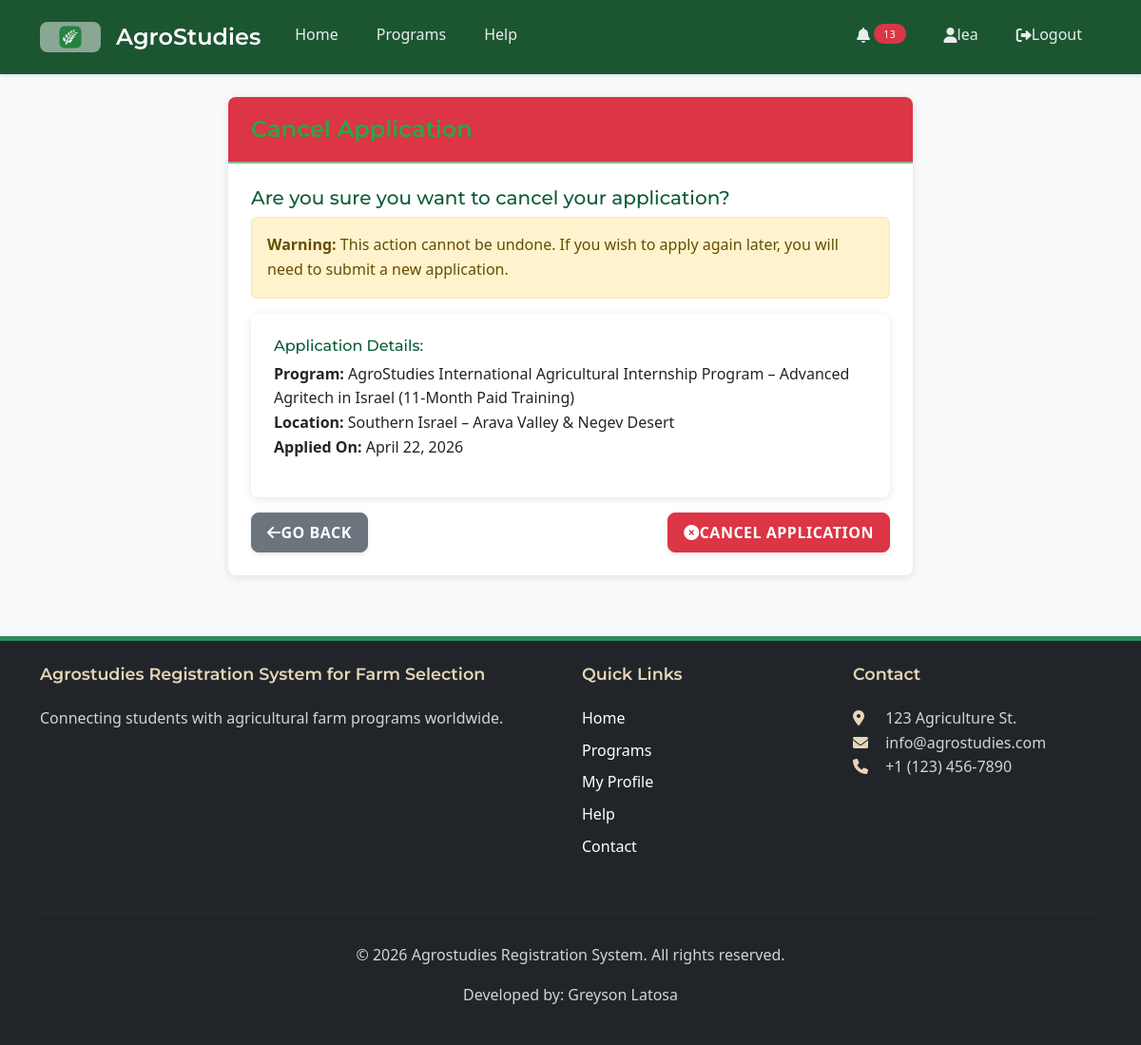
The app's page /candidates/52/cancel/ (signed in) with its own data.
### core/models.py (models this page shows, shortened)
class Candidate(models.Model):
    DRAFT = 'Draft'
    MISSING_DOCS = 'Missing_Docs'
    VALIDATED = 'Validated'
    APPROVED = 'Approved'
    REJECTED = 'Rejected'
    STATUS_CHOICES = [
        (DRAFT, 'Draft (Saved)'),
        (MISSING_DOCS, 'Missing Documents'),
        (VALIDATED, 'Validated - Ready for Farm Assignment'),
        (APPROVED, 'Approved'),
        (REJECTED, 'Rejected'),
    ]
    passport_number = models.CharField(max_length=20, blank=True)  # Allow blank for incomplete profiles
    first_name = models.CharField(max_length=100, blank=True, default='')  # Allow blank for incomplete profiles
    last_name = models.CharField(max_length=100, blank=True, default='')  # Allow blank for incomplete profiles
    email = models.EmailField(blank=True, null=True)
    phone_number = models.CharField(max_length=20, blank=True, null=True, verbose_name="Phone Number")
    address = models.TextField(blank=True, null=True, verbose_name="Address")
    date_of_birth = models.DateField(blank=True, null=True)  # Allow null for incomplete profiles
    country_of_birth = models.CharField(max_length=100, blank=True)  # Allow blank for incomplete profiles
    nationality = models.CharField(max_length=100, blank=True)  # Allow blank for incomplete profiles
    religion = models.CharField(max_length=100, blank=True, null=True)
    father_name = models.CharField(max_length=100, blank=True, null=True)
    mother_name = models.CharField(max_length=100, blank=True, null=True)
    passport_issue_date = models.DateField(blank=True, null=True)  # Allow null for incomplete profiles
    passport_expiry_date = models.DateField(blank=True, null=True)  # Allow null for incomplete profiles
    place_of_issue = models.CharField(max_length=100, blank=True, null=True, verbose_name="Place of Issue")
    GENDER_CHOICES = [
        ('Male', 'Male'),
        ('Female', 'Female'),
        ('Other', 'Other'),
    ]
    gender = models.CharField(max_length=10, choices=GENDER_CHOICES, blank=True)  # Allow blank for incomplete profiles
    shoes_size = models.CharField(max_length=10, blank=True, null=True)
    shirt_size = models.CharField(max_length=10, blank=True, null=True)
    EDUCATION_LEVEL_CHOICES = [
        ('high_school', 'High School'),
        ('bachelor', "Bachelor's Degree"),
        ('master', "Master's Degree"),
        ('phd', 'PhD'),
        ('other', 'Other'),
    ]
    university = models.CharField(max_length=200, blank=True, null=True, verbose_name="University")
    year_graduated = models.IntegerField(blank=True, null=True)
    highest_education_level = models.CharField(max_length=20, choices=EDUCATION_LEVEL_CHOICES, blank=True, null=True, verbose_name="Highest Education Level")
    field_of_study = models.CharField(max_length=100, blank=True, null=True, verbose_name="Field of Study")
    graduation_year = models.IntegerField(blank=True, null=True, verbose_name="Graduation Year")
    specialization = models.CharField(max_length=100, blank=True)  # Allow blank for incomplete profiles
    secondary_specialization = models.CharField(max_length=100, blank=True, null=True)
    SMOKING_CHOICES = [
        ('Never', 'Never'),
        ('Sometimes', 'Sometimes'),
        ('Often', 'Often'),
    ]
    smokes = models.CharField(max_length=10, choices=SMOKING_CHOICES, default='Never')
    job_experience = models.TextField(
        blank=True,
        null=True,
        verbose_name="Job Experience",
        help_text="Describe your relevant work/job experience"
    )
    program = models.ForeignKey(AgricultureProgram, on_delete=models.SET_NULL, null=True, blank=True, related_name='candidates')
    status = models.CharField(max_length=20, choices=STATUS_CHOICES, default=DRAFT)
    created_at = models.DateTimeField(auto_now_add=True)
    updated_at = models.DateTimeField(auto_now=True)
    middle_initial = models.CharField(max_length=5, blank=True, null=True, verbose_name="Middle Initial")
    HEALTH_CHOICES = [
        ('Excellent', 'Excellent'),
        ('Fair', 'Fair'),
        ('Poor', 'Poor'),
    ]
    health_condition = models.CharField(max_length=20, choices=HEALTH_CHOICES, blank=True, null=True, verbose_name="Health Condition")
    health_remarks = models.TextField(blank=True, null=True, verbose_name="Health Remarks")
    profile_image = models.ImageField(upload_to='candidate_images/', blank=True, null=True, verbose_name="Profile Image")
    license_scan = models.FileField(upload_to='candidate_licenses/', blank=True, null=True, verbose_name="License Scan")
    passport_scan = models.FileField(upload_to='passports/', blank=True, null=True, verbose_name="Passport Scan")
    academic_certificate = models.FileField(upload_to='candidate_certificates/', blank=True, null=True, verbose_name="Academic Certificate")
    tor = models.FileField(upload_to='documents/tor/', blank=True, null=True, verbose_name="Transcript of Records (TOR)")
    nc2_tesda = models.FileField(upload_to='documents/tesda/', blank=True, null=True, verbose_name="NC2 from TESDA")
    diploma = models.FileField(upload_to='documents/diploma/', blank=True, null=True, verbose_name="Diploma")
    good_moral = models.FileField(upload_to='documents/moral/', blank=True, null=True, verbose_name="Good Moral Character")
    nbi_clearance = models.FileField(upload_to='documents/nbi/', blank=True, null=True, verbose_name="NBI Clearance")
    document_deadline = models.DateTimeField(blank=True, null=True, verbose_name="Document Upload Deadline",
        help_text="Deadline for applicant to upload missing documents")
    missing_documents_note = models.TextField(blank=True, verbose_name="Missing Documents/Fields",
        help_text="List of missing documents or required fields")
    assigned_farm = models.CharField(max_length=200, blank=True, verbose_name="Assigned Farm Location")
    farm_assignment_date = models.DateField(blank=True, null=True, verbose_name="Farm Assignment Date")
    created_by = models.ForeignKey(User, on_delete=models.CASCADE, related_name='created_candidates')
    class Meta:
        pass

class AgricultureProgram(models.Model):
    title = models.CharField(max_length=200)
    description = models.TextField()
    start_date = models.DateField()
    country = models.CharField(max_length=100, help_text='Country where the program is located')
    location = models.CharField(max_length=100, help_text='Specific location within the country')
    capacity = models.PositiveIntegerField()
    registration_deadline = models.DateTimeField(blank=True, null=True,
        help_text='Deadline for program registration. If not set, registration will be open until start date.')
    image = models.ImageField(upload_to='program_images/', blank=True, null=True, help_text='Program/Farm image')
    is_featured = models.BooleanField(default=False, help_text='Display on landing page as featured program')
    created_at = models.DateTimeField(auto_now_add=True)
    updated_at = models.DateTimeField(auto_now=True)
    GENDER_REQUIREMENT_CHOICES = [
        ('Any', 'Any'),
        ('Male', 'Male Only'),
        ('Female', 'Female Only'),
    ]
    required_gender = models.CharField(max_length=10, choices=GENDER_REQUIREMENT_CHOICES, default='Any')
    requires_license = models.BooleanField(default=False, verbose_name="Requires International Driver's License")
    required_experience_years = models.PositiveIntegerField(
        default=0,
        verbose_name="Required Job Experience (Years)",
        help_text="Minimum years of relevant job experience required. Set to 0 if no experience required."
    )
    class Meta:
        ordering = ['-is_featured', '-created_at']

### core/views.py (the view, shortened to what this page needs)
# urls.py: path('candidates/<int:candidate_id>/cancel/', views.cancel_application, name='cancel_application'),
@login_required
def cancel_application(request, candidate_id):
    candidate = get_object_or_404(
        Candidate.objects.filter(
            Q(created_by=request.user) | Q(email=request.user.email),
            id=candidate_id
        )
    )
    return render(request, 'cancel_application.html', {'candidate': candidate})

### templates/cancel_application.html (shortened to what this page needs)
{% extends 'base.html' %}
{% block content %}
<div class="container mt-4">
    <div class="row justify-content-center">
        <div class="col-md-8">
            <div class="card">
                <div class="card-header bg-danger text-white">
                    <h4 class="card-title mb-0">Cancel Application</h4>
                </div>
                <div class="card-body">
                    <h5>Are you sure you want to cancel your application?</h5>
                    <div class="alert alert-warning">
                        <strong>Warning:</strong> This action cannot be undone. If you wish to apply again later, you will need to submit a new application.
                    </div>
                    <div class="card mb-3">
                        <div class="card-body">
                            <h6>Application Details:</h6>
                            <ul class="list-unstyled">
                                <li><strong>Program:</strong> {{ candidate.program.title }}</li>
                                <li><strong>Location:</strong> {{ candidate.program.location }}</li>
                                <li><strong>Applied On:</strong> {{ candidate.created_at|date:"F d, Y" }}</li>
                            </ul>
                        </div>
                    </div>
                    <form method="post">
                        <div class="d-flex justify-content-between">
                            <a href="{% url 'profile' %}" class="btn btn-secondary">
                                <i class="fas fa-arrow-left"></i> Go Back
                            </a>
                            <button type="submit" class="btn btn-danger">
                                <i class="fas fa-times-circle"></i> Cancel Application
                            </button>
                        </div>
                    </form>
                </div>
            </div>
        </div>
    </div>
</div>
{% endblock %}

### templates/base.html (shortened to what this page needs)
    {% load static %}
<!DOCTYPE html>
<html lang="en">
<head>
    <link href="https://cdn.jsdelivr.net/npm/bootstrap@5.3.0/dist/css/bootstrap.min.css" rel="stylesheet">
    <link rel="stylesheet" href="https://cdnjs.cloudflare.com/ajax/libs/font-awesome/6.0.0/css/all.min.css">
    <link rel="stylesheet" href="{% static 'css/theme.css' %}">
    <link rel="stylesheet" href="{% static 'css/main.css' %}">
    <link rel="stylesheet" href="{% static 'css/modal-animations.css' %}">
    <link rel="stylesheet" href="{% static 'css/login-animation.css' %}">
    <link rel="stylesheet" href="{% static 'css/register-enhanced.css' %}">
    <link rel="stylesheet" href="{% static 'css/mobile-enhancements.css' %}">
</head>
<body>
    <nav class="navbar navbar-expand-lg navbar-dark bg-dark">
        <div class="container">
            <div class="d-flex align-items-center">
                <a href="{% url 'index' %}" class="me-3">
                    <img src="{% static 'images/logo-agrostudies.png' %}" alt="AgroStudies Logo" class="navbar-logo" loading="lazy">
                </a>
                <a class="navbar-brand" href="{% url 'index' %}">AgroStudies</a>
            </div>
            <div class="collapse navbar-collapse" id="navbarNav">
                <ul class="navbar-nav me-auto">
                    <li class="nav-item">
                        <a class="nav-link" href="{% url 'index' %}">Home</a>
                    </li>
                    <li class="nav-item">
                        <a class="nav-link" href="{% url 'program_list' %}">Programs</a>
                    </li>
                    <li class="nav-item">
                        <a class="nav-link" href="{% url 'help' %}">Help</a>
                    </li>
                </ul>
                <ul class="navbar-nav ms-auto">
                    {% if user.is_authenticated %}
                        <li class="nav-item dropdown">
                            <a class="nav-link d-flex align-items-center h-100" href="#" id="notificationDropdown" role="button" data-bs-toggle="dropdown" aria-expanded="false">
                                <i class="fas fa-bell"></i>
                                {% if unread_notifications_count > 0 %}
                                    <span class="badge rounded-pill bg-danger ms-1" style="font-size: 0.65em; transform: translateY(-1px);">{{ unread_notifications_count }}</span>
                                {% endif %}
                            </a>
                        </li>
                        <li class="nav-item">
                            <a class="nav-link" href="{% url 'profile' %}">
                                <i class="fas fa-user"></i> {{ user.username }}
                            </a>
                        </li>
                        <li class="nav-item">
                            <a class="nav-link" href="{% url 'logout' %}">
                                <i class="fas fa-sign-out-alt"></i> Logout
                            </a>
                        </li>
                    {% endif %}
                </ul>
            </div>
        </div>
    </nav>
    <main class="container my-4">
        {% block content %}{% endblock %}
    </main>
    <footer class="bg-dark text-white py-4 mt-5">
        <div class="container">
            <div class="row">
                <div class="col-md-6">
                    <h5>Agrostudies Registration System for Farm Selection</h5>
                    <p>Connecting students with agricultural farm programs worldwide.</p>
                </div>
                <div class="col-md-3">
                    <h5>Quick Links</h5>
                    <ul class="list-unstyled">
                        <li><a href="{% url 'index' %}" class="text-white">Home</a></li>
                        <li><a href="{% url 'program_list' %}" class="text-white">Programs</a></li>
                        {% if user.is_authenticated %}
                            <li><a href="{% url 'profile' %}" class="text-white">My Profile</a></li>
                        {% else %}
                            <li><a href="#" data-bs-toggle="modal" data-bs-target="#loginModal" class="text-white">Login</a></li>
                            <li><a href="#" data-bs-toggle="modal" data-bs-target="#registerModal" class="text-white">Register</a></li>
                        {% endif %}
                        <li><a href="{% url 'help' %}" class="text-white">Help</a></li>
                        <li><a href="{% url 'contact' %}" class="text-white">Contact</a></li>
                    </ul>
                </div>
                <div class="col-md-3">
                    <h5>Contact</h5>
                    <address>
                        <i class="fas fa-map-marker-alt"></i> 123 Agriculture St.<br>
                        <i class="fas fa-envelope"></i> info@agrostudies.com<br>
                        <i class="fas fa-phone"></i> +1 (123) 456-7890
                    </address>
                </div>
            </div>
            <hr>
            <div class="text-center">
                <p>&copy; {% now "Y" %} Agrostudies Registration System. All rights reserved.</p>
                <p>Developed by: Greyson Latosa</p>
            </div>
        </div>
    </footer>
</body>
</html>

### records on screen
Candidate: program "AgroStudies International Agricultural Internship Program – Advanced Agritech in Israel (11-Month Paid Training)", program.location "Southern Israel – Arava Valley & Negev Desert", created_at "April 22, 2026"

### other values on screen
{{ unread_notifications_count }} "13"
{{ user.username }} "lea"
